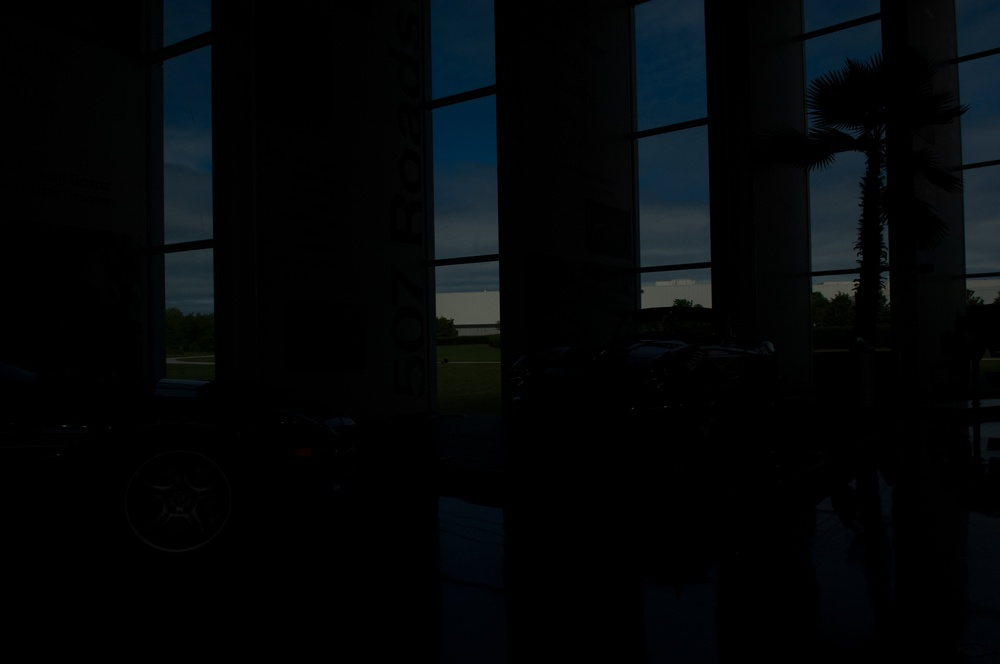
#> input picture data/01/_MDF0001.jpg, 1000 x 664 px, shrunk from 4288 x 2848 before the run
$ python -i utils.py   (imports and definitions only)
#> lines starting #> are read from the running program, lines starting #| are printed output that depends on the picture
import os
import cv2
import math
import random
import numpy as np

# [51 lines left out: functions convert_frac_to_float, load_exposure_txt, read_image, not called in this run]


def weight(z):
    return np.minimum(z, 255 - z)
    # Alternative: Guassian weight
    # return np.exp(-((z - 128) ** 2) / (2 * 30**2))


# [80 lines left out: functions solve_response_curve, compute_radiance, adjust_white_balance, not called in this run]


def correct_color_lab(img):
    lab = cv2.cvtColor(img, cv2.COLOR_RGB2LAB)
#> lab: shape (664, 1000, 3); mean of channels 0, 1, 2 6, 127.5, 126.7
    l, a, b = cv2.split(lab)
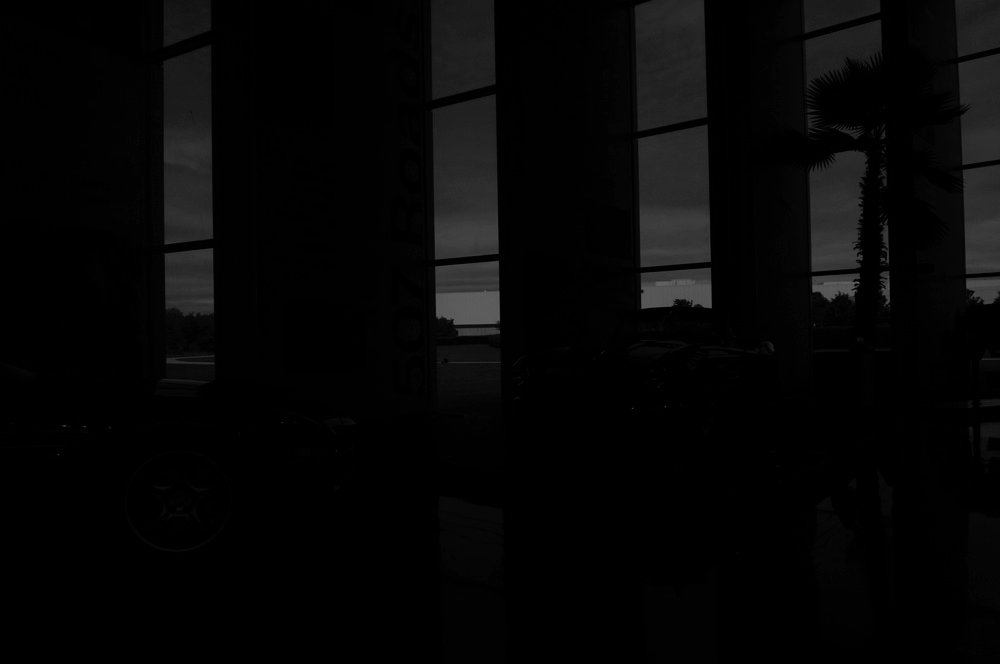
#> l: shape (664, 1000); min 0, max 101, mean 6
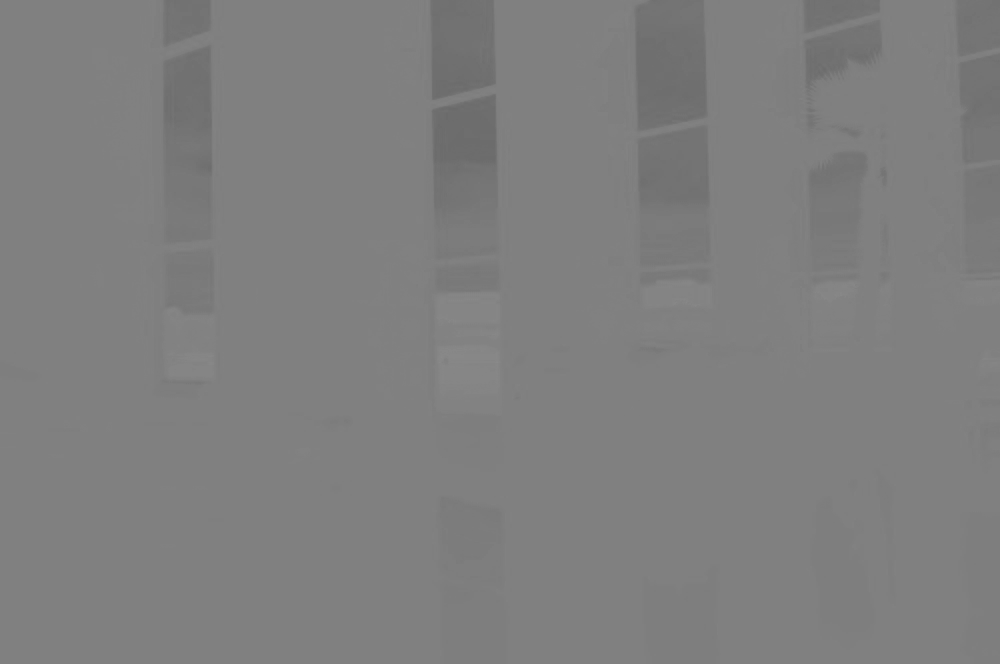
#> b: shape (664, 1000); min 106, max 138, mean 126.7

    a = cv2.add(a, 5)
    b = cv2.subtract(b, 10)

    lab_corrected = cv2.merge([l, a, b])
#> lab_corrected: shape (664, 1000, 3); mean of channels 0, 1, 2 6, 132.5, 116.7
    return cv2.cvtColor(lab_corrected, cv2.COLOR_LAB2RGB)
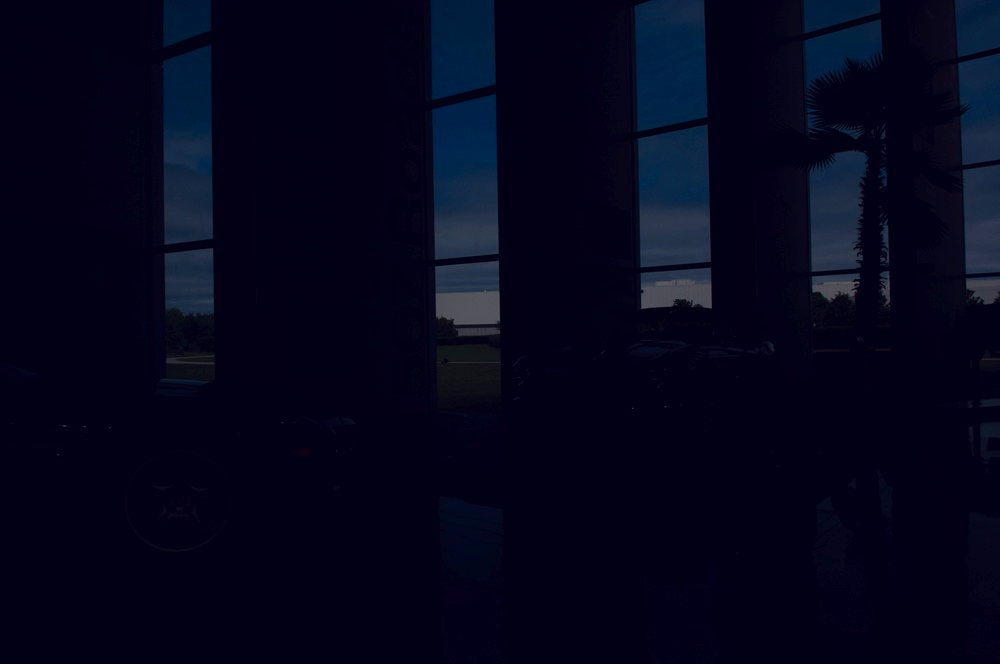
#> returned value: shape (664, 1000, 3); mean R, G, B 4.8, 5.7, 27.6

>>> import cv2
>>> picture = cv2.cvtColor(cv2.imread('../data/01/_MDF0001.jpg'), cv2.COLOR_BGR2RGB)
>>> result = correct_color_lab(picture)
